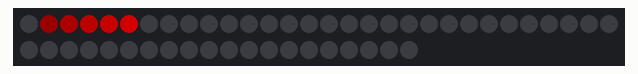
Simulated run of this sketch. Board: Arduino Uno, built with avr-gcc and run on an emulated ATmega328P. On the bench: 50 RGB LEDs in strip order, left to right, continuing on the next row. Dim RGB values are drawn brighter than linear.

Above: at 0.17 s.
At 1.11 s:
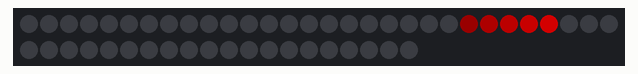
At 2.04 s:
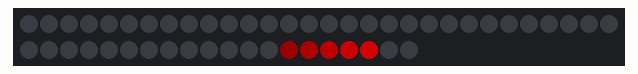
At 2.98 s:
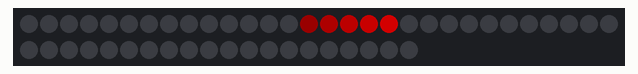
At 3.6 s:
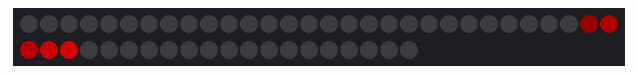
At 4.94 s:
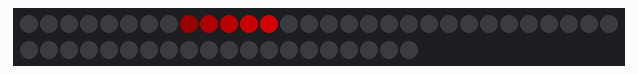

Measured:
- by itself, everything shown: repeats every 4.5 s, in 15 steps

The sketch:

XmasTree.ino
```cpp
  #include <FastLED.h>
  #define FAIRY1_PIN   1

  #define NUM_FAIRY   50

  CRGB fairy1[NUM_FAIRY];

  int f;
  int l;
  int fup;
  int lup;

  void setup() {
      FastLED.addLeds<NEOPIXEL, FAIRY1_PIN, RGB>(fairy1, NUM_FAIRY);
      l=0;
      lup=1;
      f=0;
      fup=1;
  }

  void loop() {
        for(int dot = 0; dot < NUM_FAIRY; dot++) {
	    for (int i = 0; i  <=5 ; i++ ) {
		int idx = dot + i;
		if (idx >= NUM_FAIRY ) {
		 	idx = i;
		}
            	fairy1[idx].r = i * 25;

            	FastLED.show();
            // clear this led for the next time around the loop
	    }
            delay(30);
        }
  }
```
